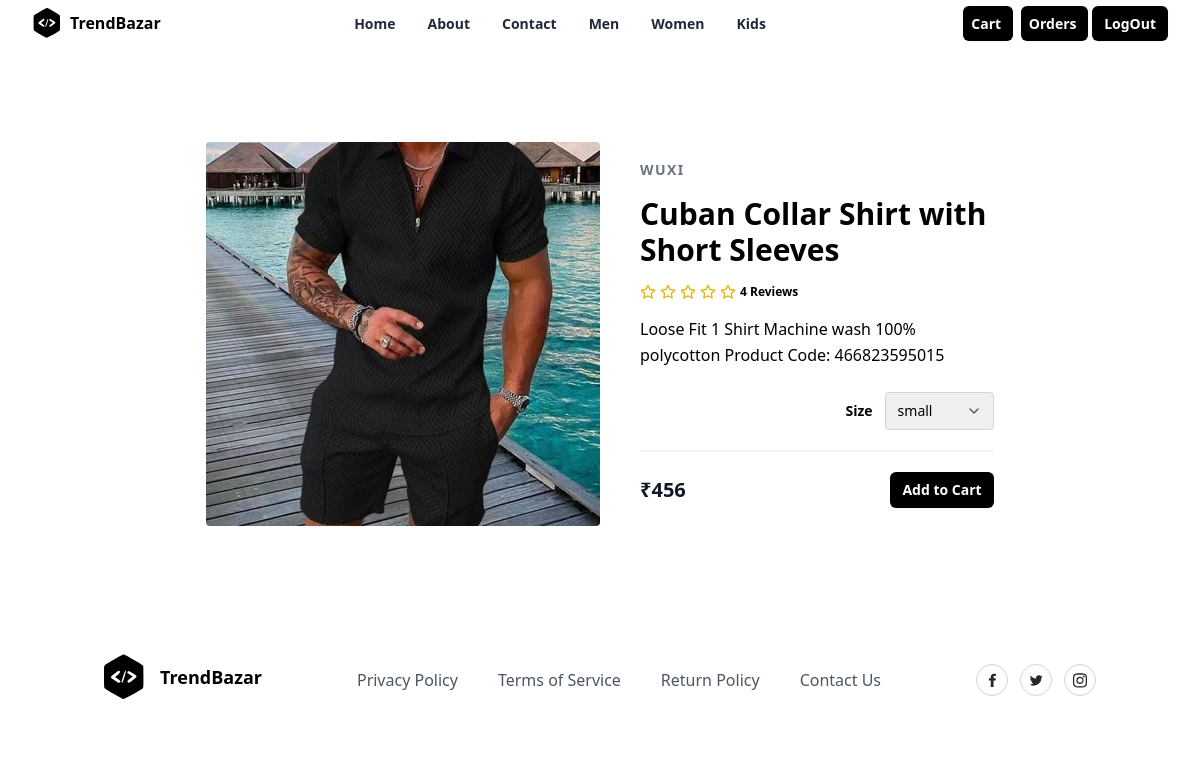
Screenshot of /product/2/ with the database file from the repository.
### store/models.py (models this page shows, shortened)
class Product(models.Model):
    title=models.CharField(max_length=200)
    description=models.CharField(max_length=400,null=True,blank=True)
    size_object=models.ManyToManyField(Size)
    category_object=models.ForeignKey(Category,on_delete=models.CASCADE)
    brand_object=models.ForeignKey(Brand,on_delete=models.CASCADE)
    image=models.ImageField(upload_to="product_images",null=True,blank=True,default="product_images/default.jpg")
    price=models.PositiveIntegerField()
    created_date=models.DateTimeField(auto_now_add=True)
    updated_date=models.DateTimeField(auto_now=True)
    is_active=models.BooleanField(default=True)

class Brand(models.Model):
    name=models.CharField(max_length=200,unique=True)
    created_date=models.DateTimeField(auto_now_add=True)
    updated_date=models.DateTimeField(auto_now=True)
    is_active=models.BooleanField(default=True)
    def __str__(self) -> str:
        return self.name

### store/views.py (the view)
# urls.py: path("product/<int:pk>/",views.ProductDetailView.as_view(),name="product-detail"),
class ProductDetailView(View):
    def get(self,request,*args,**kwargs):
        id=kwargs.get("pk")
        qs=Product.objects.get(id=id)
        return render(request,"product_detail.html",{"data":qs})

### store/context_processors.py (called while the page is built)
def demo(request):
    return {"msg":"hello coder"}

def cart_count(request):
    count=0
    if request.user.is_authenticated:
        if request.user.cart.get_cart_items.count() > 0:
            data=request.user.cart.cartitems.filter(is_order_placed=False).values_list('quantity').aggregate(total=Sum('quantity'))
            count=data.get('total')
    return {"item_count":count}

### store/templates/product_detail.html (shortened to what this page needs)
{%extends 'base.html'%}
{%block body_block%}
{%if data%}
<section class="overflow-hidden">
    <div class="mx-auto max-w-5xl px-5 py-24">
      <form action="{%url 'addtocart' data.id%}" method="post">
        <div class="mx-auto flex flex-wrap items-center lg:w-4/5">
            <img
              alt="Nike Air Max 21A"
              class="h-64 w-full rounded object-cover lg:h-96 lg:w-1/2"
              src="{{data.image.url}}"
            />
            <div class="mt-6 w-full lg:mt-0 lg:w-1/2 lg:pl-10">
              <h2 class="text-sm font-semibold tracking-widest text-gray-500">
                {{data.brand_object}}
              </h2>
              <h1 class="my-4 text-3xl font-semibold text-black">{{data.title}}</h1>
              <div class="my-4 flex items-center">
                <span class="flex items-center space-x-1">
                  <span class="ml-3 inline-block text-xs font-semibold">
                    4 Reviews
                  </span>
                </span>
              </div>
              <p class="leading-relaxed">
                {{data.description}}
              </p>
              <div class="mb-5 mt-6 flex items-center border-b-2 border-gray-100 pb-5">
                <div class="ml-auto flex items-center">
                  <span class="mr-3 text-sm font-semibold">Size</span>
                  <div class="relative">
                    <select name="size" class="appearance-none rounded border border-gray-300 py-2 pl-3 pr-10 text-sm focus:border-black focus:outline-none focus:ring-2 focus:ring-black">
                      {%for opt in data.size_object.all%}
                        <option value="{{opt.name}}">{{opt.name}}</option>
                      {%endfor%}
                    </select>
                    <span class="pointer-events-none absolute right-0 top-0 flex h-full w-10 items-center justify-center text-center text-gray-600">
                    </span>
                  </div>
                </div>
              </div>
              <div class="flex items-center justify-between">
                <span class="title-font text-xl font-bold text-gray-900">
                  ₹{{data.price}}
                </span>
                <button
                  type="submit"
                  class="rounded-md bg-black px-3 py-2 text-sm font-semibold text-white shadow-sm hover:bg-black/80 focus-visible:outline focus-visible:outline-2 focus-visible:outline-offset-2 focus-visible:outline-black"
                >
                  Add to Cart
                </button>
              </div>
            </div>
          </div>
      </form>
    </div>
  </section>
{%endif%}
{%endblock%}

### rows the page displays
Product: image (picture), brand_object "WUXI", title "Cuban Collar Shirt with Short Sleeves", description "Loose Fit 1 Shirt Machine wash 100% polycotton Product Code: 466823595015", price "456"

### other values shown
form field size "small"
